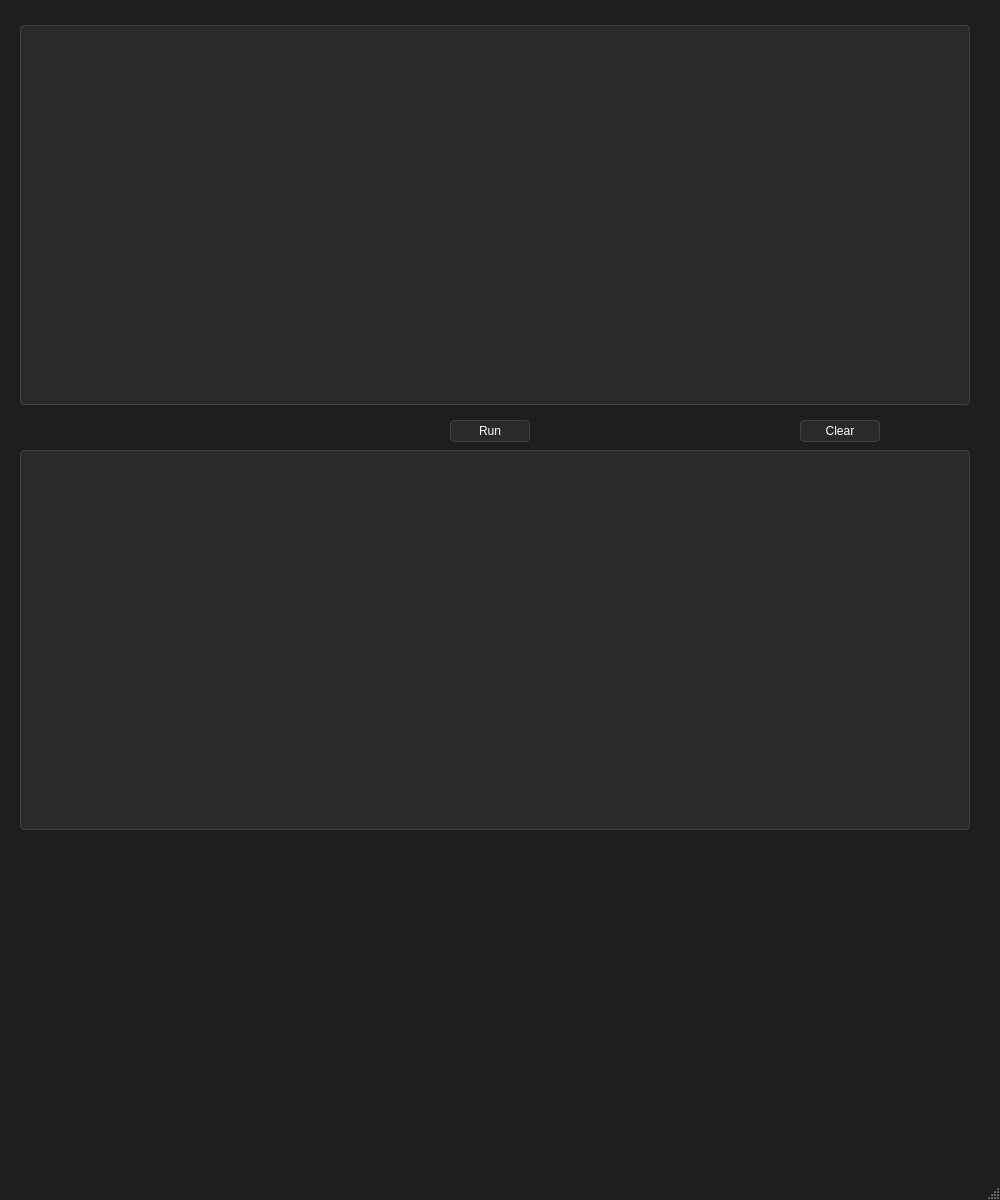
<?xml version="1.0" encoding="UTF-8"?>
<ui version="4.0">
 <class>MainWindow</class>
 <widget class="QMainWindow" name="MainWindow">
  <property name="geometry">
   <rect>
    <x>0</x>
    <y>0</y>
    <width>1000</width>
    <height>1200</height>
   </rect>
  </property>
  <property name="windowTitle">
   <string>Complier</string>
  </property>
  
  <property name="styleSheet">
   <string>
   QMainWindow {
       background-color: #1e1e1e; /* Dark gray background */
   }
   QMainWindow::title {
    background-color: #333; /* Darker gray background for the title bar */
    color: white; /* Text color for the title bar */
    padding: 10px; /* Padding around the title text */
    }
   </string>
  </property>
  <widget class="QWidget" name="centralwidget">
  <property name="styleSheet">
    <string>
    QWidget#centralwidget {
        background-color: #1e1e1e; /* Dark gray background */
    }
    QLabel#input_label, QLabel#output_label, QLabel#prefix_label, QLabel#postfix_label, QPushButton, QTextEdit {
        background-color: #2a2a2a; /* Darker gray background for widgets */
        color: white; /* Text color */
        border: 1px solid #404040; /* Border color */
        border-radius: 4px; /* Rounded corners */
        padding: 4px; /* Padding around the content */
    }
    QLabel#input_label, QLabel#output_label, QLabel#prefix_label, QLabel#postfix_label{
        font-size: 12pt; /* Increase font size */
    }
    QLCDNumber, QPushButton, QLabel#prefix_lcd, QLabel#postfix_lcd, QLabel#error_display {
        color: white; /* Text color */
    }
    QPushButton:hover {
        background-color: #3a3a3a; /* Darker background on hover */
    }
    QPushButton:pressed {
        background-color: #1a1a1a; /* Darker background when pressed */
    }
    QLineEdit {
        border: 1px solid #404040; /* Border color */
    }
    </string>
   </property>
   <widget class="QTextEdit" name="input_text">
    <property name="geometry">
     <rect>
      <x>20</x>
      <y>25</y>
      <width>950</width>
      <height>380</height>
     </rect>
    </property>
   </widget>
   <widget class="QTextEdit" name="output_log">
    <property name="geometry">
     <rect>
      <x>20</x>
      <y>450</y>
      <width>950</width>
      <height>380</height>
     </rect>
    </property>
    <property name="readOnly">
        <bool>true</bool>  <!-- Set readOnly property to true -->
    </property>
   </widget>
   <widget class="QPushButton" name="button_run">
    <property name="geometry">
     <rect>
      <x>450</x>
      <y>420</y>
      <width>80</width>
      <height>22</height>
     </rect>
    </property>
    <property name="text">
     <string>Run</string>
    </property>
   </widget>
   <widget class="QPushButton" name="button_clear">
    <property name="geometry">
     <rect>
      <x>800</x>
      <y>420</y>
      <width>80</width>
      <height>22</height>
     </rect>
    </property>
    <property name="text">
     <string>Clear</string>
    </property>
   </widget>
   <!-- <widget class="QPushButton" name="button_history">
    <property name="geometry">
     <rect>
      <x>200</x>
      <y>420</y>
      <width>80</width>
      <height>22</height>
     </rect>
    </property>
    <property name="text">
     <string>History</string>
    </property>
   </widget> -->
  </widget>
  <widget class="QMenuBar" name="menubar">
   <property name="geometry">
    <rect>
     <x>0</x>
     <y>0</y>
     <width>408</width>
     <height>19</height>
    </rect>
   </property>
  </widget>
  <widget class="QStatusBar" name="statusbar"/>
 </widget>
 <resources/>
 <connections/>
</ui>
